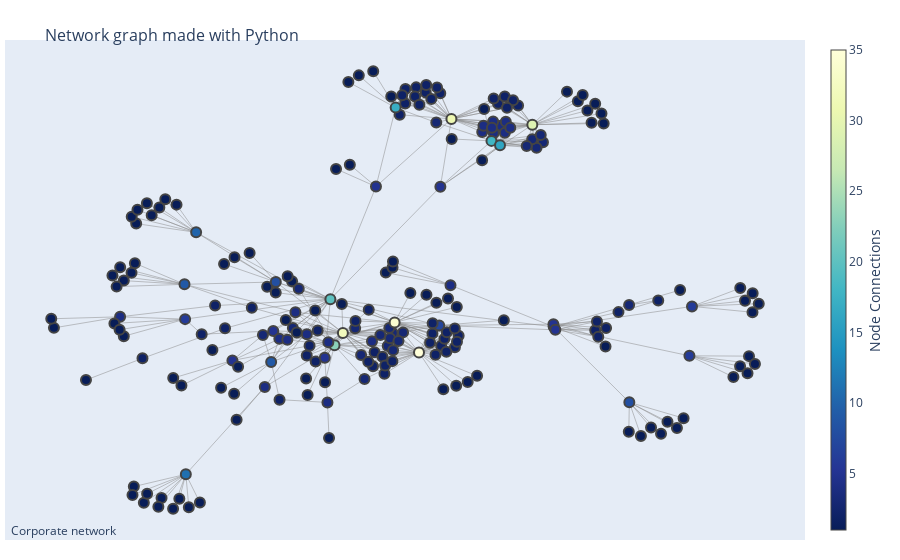

Write notebook code for a chart like this one.
### Code cell
ch_api.visualise_network(G)

### Figure 1 — Plotly figure (JSON) as saved in the notebook; plotly's stock layout.template omitted (floating-point values rounded to 4 significant figures; data arrays with more than 128 entries replaced by an {"elided": "..."} marker saying what was removed)
{"data": [{"hoverinfo": "none", "line": {"color": "#888", "width": 0.5}, "mode": "lines", "type": "scatter", "x": {"elided": "1092 float values"}, "y": {"elided": "1092 float values"}}, {"hoverinfo": "text", "marker": {"color": {"elided": "224 int values"}, "colorbar": {"thickness": 15, "title": {"side": "right", "text": "Node Connections"}, "xanchor": "left"}, "colorscale": [[0, "rgb(255,255,217)"], [0.125, "rgb(237,248,177)"], [0.25, "rgb(199,233,180)"], [0.375, "rgb(127,205,187)"], [0.5, "rgb(65,182,196)"], [0.625, "rgb(29,145,192)"], [0.75, "rgb(34,94,168)"], [0.875, "rgb(37,52,148)"], [1, "rgb(8,29,88)"]], "line": {"width": 2}, "reversescale": true, "showscale": true, "size": 10}, "mode": "markers", "text": {"elided": "224 str values"}, "type": "scatter", "x": {"elided": "224 float values"}, "y": {"elided": "224 float values"}}], "layout": {"annotations": [{"showarrow": false, "text": "Corporate network", "x": 0.005, "xref": "paper", "y": -0.002, "yref": "paper"}], "hovermode": "closest", "margin": {"b": 20, "l": 5, "r": 5, "t": 40}, "showlegend": false, "title": {"font": {"size": 16}, "text": "<br>Network graph made with Python"}, "xaxis": {"showgrid": false, "showticklabels": false, "zeroline": false}, "yaxis": {"showgrid": false, "showticklabels": false, "zeroline": false}}}
